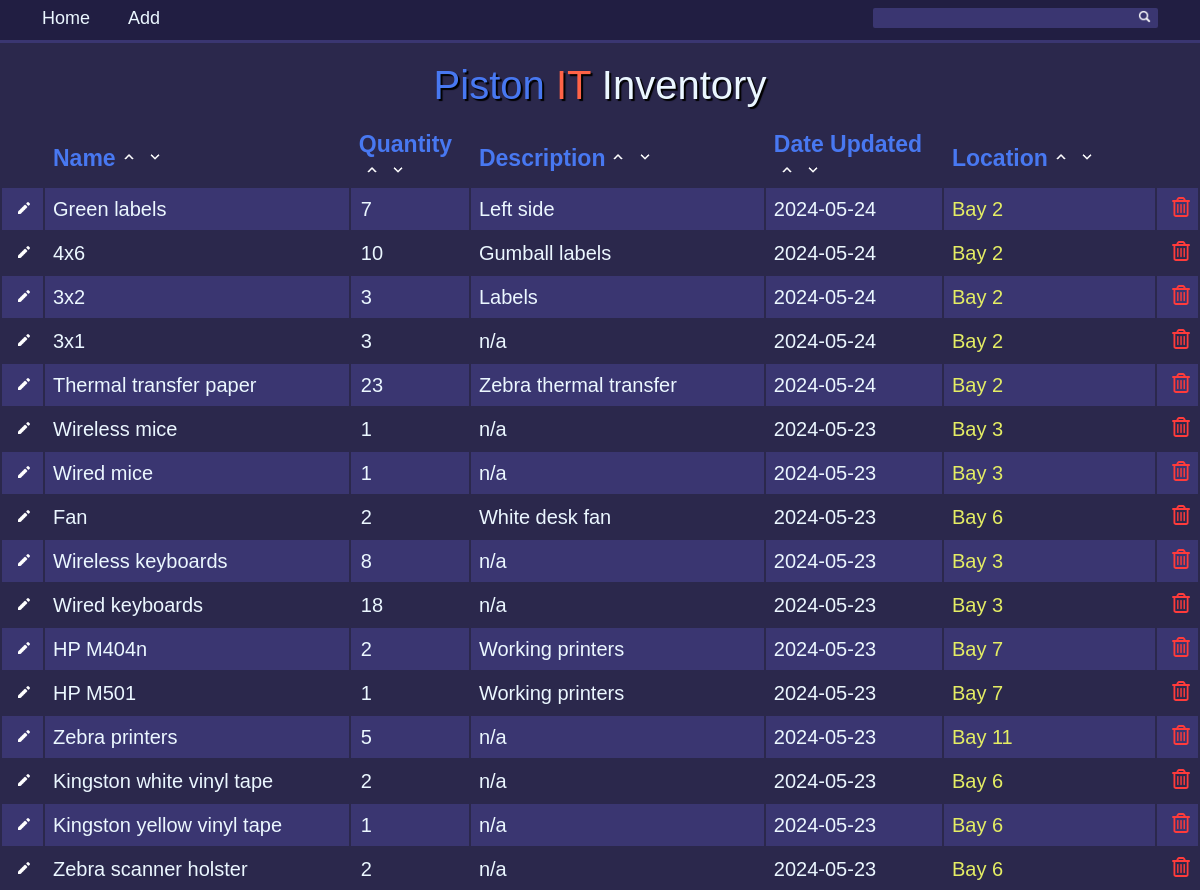
Page /home (upper part) on the earlier database version.
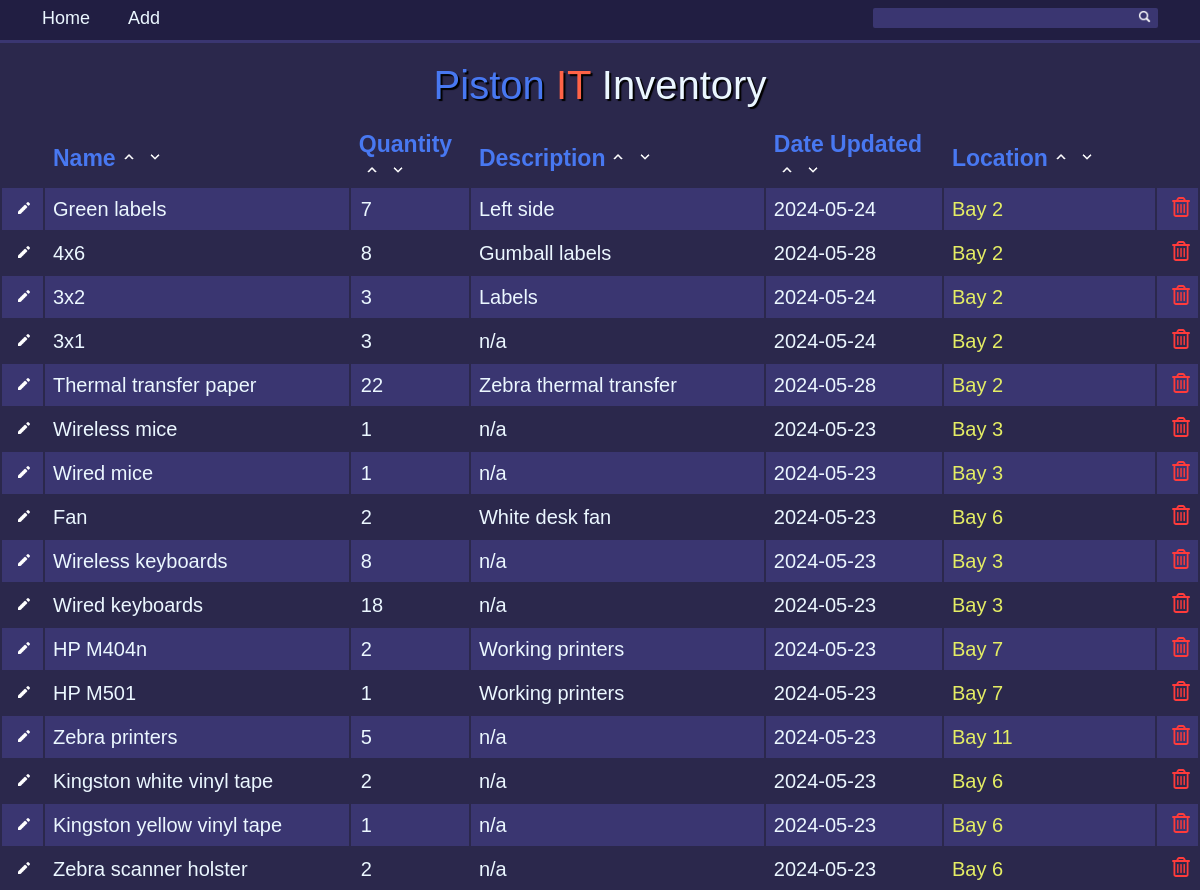
Same page on the later database version.
### tables this page shows
CREATE TABLE item(
    name TEXT NOT NULL PRIMARY KEY,
    quantity INTEGER,
    description TEXT,
    date updated TEXT NOT NULL
    , location TEXT);

### app.py (the view, shortened to what this page needs)
@app.route('/home', methods=["GET", "POST"])
def home():
    conn = get_db_connection()
    cursor = conn.cursor()
    data = cursor.execute('SELECT * FROM item').fetchall()
    conn.close()
    return render_template("index.html", data=data)

### app.py (called while the page is built)
def get_db_connection():
    conn = sqlite3.connect('inventory.db')
    conn.row_factory = sqlite3.Row
    db_func.create_db()
    return conn

### db_func.py (called while the page is built)
def create_db():
    global conn, cursor
    dbName = 'inventory.db'
    try:
        conn = sqlite3.connect(dbName)
        cursor = conn.cursor()
        print("Database created!")
    except Exception as e:
        print("Something bad happened: ", e)
        if conn:
            conn.close()
    create_query = '''CREATE TABLE IF NOT EXISTS item(
    name TEXT NOT NULL PRIMARY KEY,
    quantity INTEGER,
    description TEXT,
    date TEXT NOT NULL
    );
    '''
    create_login = '''CREATE TABLE IF NOT EXISTS login(
        username TEXT NOT NULL PRIMARY KEY,
        password TEXT NOT NULL
        );
        '''
    cursor.execute(create_query)
    cursor.execute(create_login)
    print("Table created!")
    print("Login created!")

### templates/index.html (shortened to what this page needs)
<!DOCTYPE html>
<head>
<link rel="stylesheet" type="text/css" href="static/style.css">
</head>
<html>
    <body>
        <div id="nav-bar">
            <div id="container_nav">
                    <a id="nav" href="/home">Home</a>
                    <a id="nav" href="/add">Add</a>
                <div id="search_container" float="right">
                    <form action="{{ url_for("home")}}" method="post">
                    <input type="text" autocomplete="off" id="locate" name="fname">
                    <button class="enter" type="submit"><img src="static/search.png" alt=""></button>
                    </form>
                </div>
            </div>
        </div>
        <div id="line"></div>
        <div class="title">
            <a id="piston">Piston<a> <a id="IT">IT<a> Inventory
        </div>
        <div id="table_container">
            <table style="width:100%">
                <tr>
                    <th width="3%" align="left"></th>
                    <th width="26%" align="left">Name<div>
                        <div><form action="{{ url_for("sort_desc")}}" method="post">
                        <button class="arrow" type="submit"><img src="static/up.png" alt=""></button></form></div>
                        <div><form action="{{ url_for("sort_asc")}}" method="post">
                        <button class="arrow" type="submit"><img src="static/down.png" alt=""></button></form></div></div>
                    </th>
                    <th width="10%" align="left">Quantity<div>
                        <div><form action="{{ url_for("sort_desc")}}" method="post">
                        <button class="arrow" type="submit"><img src="static/up.png" alt=""></button></form></div>
                        <div><form action="{{ url_for("sort_asc")}}" method="post">
                        <button class="arrow" type="submit"><img src="static/down.png" alt=""></button></form></div></div>
                    </th>
                    <th width="24%" align="left">Description<div>
                        <div><form action="{{ url_for("sort_desc")}}" method="post">
                        <button class="arrow" type="submit"><img src="static/up.png" alt=""></button></form></div>
                        <div><form action="{{ url_for("sort_asc")}}" method="post">
                        <button class="arrow" type="submit"><img src="static/down.png" alt=""></button></form></div></div>
                    </th>
                    <th width="10%" align="left">Date Updated<div>
                        <div><form action="{{ url_for("sort_desc")}}" method="post">
                        <button class="arrow" type="submit"><img src="static/up.png" alt=""></button></form></div>
                        <div><form action="{{ url_for("sort_asc")}}" method="post">
                        <button class="arrow" type="submit"><img src="static/down.png" alt=""></button></form></div></div>
                    </th>
                    <th width="26" align="left">Location<div>
                        <div><form action="{{ url_for("sort_desc")}}" method="post">
                        <button class="arrow" type="submit"><img src="static/up.png" alt=""></button></form></div>
                        <div><form action="{{ url_for("sort_asc")}}" method="post">
                        <button class="arrow" type="submit"><img src="static/down.png" alt=""></button></form></div></div>
                    </th>
                </tr>
                {%for item in data%}
                <tr class="data_row">
                    <form action="{{ url_for("edit")}}" method="post">
                    <td width="2%" align="right"><button class="edit" id="count" type="submit"><img src="static/edit_icon.png" alt=""></button></td>
                    <form id="name" method="post">
                    <td width="25%"><input type="hidden" name="name" value="{{ item[0] }}">{{ item[0] }}</td></form></form>
                    <td width="10%" display="inline-block" id="quantity">
                        <form action="/update_q" method="post">
                        <input type="text" autocomplete="off" class="d_q" name="d_q" placeholder="{{ item[1] }}"></td></form>
                    <td width="25%">{{ item[2] }}</td>
                    <td width="15%">{{ item[3] }}</td>
                    <td width="18%">
                        <form action="{{ url_for("location")}}" method="post">
                        <button class="location" type="submit">{{ item[4] }}</button>
                        </form>
                    </td></form>
                    <form action="{{ url_for("delete")}}" method="post">
                    <td width="auto" align="left"><button class="delete" type="submit"><img src="static/trash.png" alt=""></button></td></form>
                </tr>
                {%endfor%}
            </table>
        </div>
    </body>
</html>

### static/style.css (style rules this page uses)
body { background-color: #2b284c; font-family: 'Trebuchet MS', 'Lucida Sans Unicode', 'Lucida Grande', 'Lucida Sans', Arial, sans-serif; color: #ebf7ff; margin: 0; }
.title { font-size: 40px; text-align: center; margin-bottom: 20px; text-shadow: 2px 2px 1px #000000; }
#locate { border-radius: 2px; border: none; height: 17px; width: 250px; background-color: transparent; color: #ebf7ff; font-size: 15px; font-family: 'Trebuchet MS', 'Lucida Sans Unicode', 'Lucida Grande', 'Lucida Sans', Arial, sans-serif; }
#search_container { float: right; margin: none; padding: none; background-color: #3a3671; border-radius: 2px; }
table { font-size: 20px; }
button { background: #3e4568; font-family: 'Trebuchet MS', 'Lucida Sans Unicode', 'Lucida Grande', 'Lucida Sans', Arial, sans-serif; cursor: pointer; color: #ebf7ff; border-radius: 2px; box-shadow: none; border: none; transition-duration: .5s; }
.location { background-color: transparent; font-family: 'Trebuchet MS', 'Lucida Sans Unicode', 'Lucida Grande', 'Lucida Sans', Arial, sans-serif; color: #e4ed64; font-size: 20px; margin: 0; padding: 0; }
.edit { background-color: transparent; margin-right: 5px; border: none; margin-left: 0; transition-duration: .75s; }
.edit img { height: 15px; width: auto; margin: 0; }
.delete { background-color: transparent; margin: none; padding: none; }
.delete img { height: 20px; width: auto; }
#piston { color: rgb(72, 120, 241); }
#IT { color: tomato; }
#nav { color: #ebf7ff; margin: none; padding: none; margin-right: 3%; font-size: 18px; text-decoration: none; transition-duration: .5s; vertical-align: middle; }
#nav-bar { background-color: #211e42; height: 40px; }
#container_nav { padding-top: 8px; padding-bottom: 5px; margin-left: 3.5%; margin-right: 3.5%; }
#line { height: 3px; width: auto; background-color: #3a3671; margin-bottom: 20px; }
.d_q { color: #ebf7ff; background-color: transparent; border: none; font-family: 'Trebuchet MS', 'Lucida Sans Unicode', 'Lucida Grande', 'Lucida Sans', Arial, sans-serif; font-size: 20px; width: 95%; }
.d_q::placeholder { color: #ebf7ff; }
tr th { color: rgb(72, 120, 241); font-size: 23px; padding-left: 8px; }
tr th div { display: inline-block; padding-left: 2px; }
tr:nth-of-type(even) { background-color: #3a3671; }
td { padding-top: 8px; padding-bottom: 8px; padding-left: 8px; }
.arrow { background-color: transparent; padding: 0; margin: 0; transition-duration: .75s; }
.arrow img { height: 18px; width: auto; padding: 0; margin: 0; }
.enter { background-color: transparent; }
.enter img { height: 15px; width: auto; margin: none; padding: none; }

Differences in the rows shown:
changed item "Gumball labels": d_q "10" → "8"; date "2024-05-24" → "2024-05-28"
changed item "Thermal transfer paper": d_q "23" → "22"; date "2024-05-24" → "2024-05-28"
